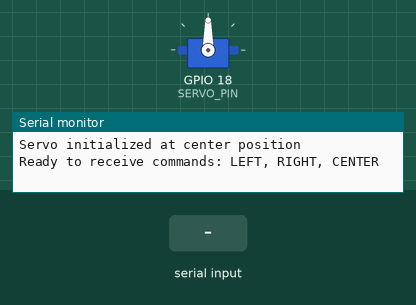
Simulated run of this sketch. Board: ESP32. On the bench: servo, the last lines printed to the serial monitor. The inputs (shaded band) are chosen by the test bench.

Above: at 1.2 s.
1.3 s: "TEST\n" received over Serial
At 5.4 s:
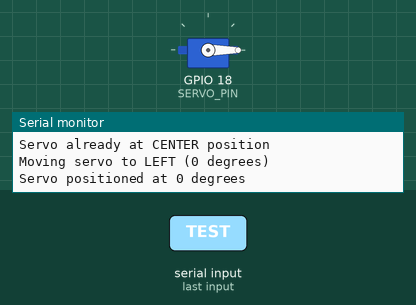
At 10.1 s:
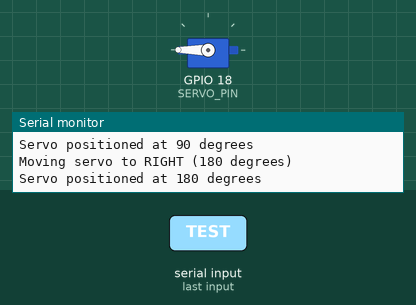
Timing chart, 0 to 13.2 s (numbered marks = the images above; inputs shaded):
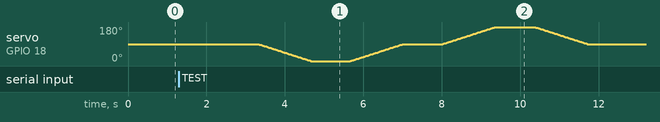

The sketch:

esp32_servo_control.ino
```cpp
/*
  ESP32 Servo Control for Seed Sorting

  This code receives commands via Serial to control a servo motor:
  - "LEFT" - Move servo 90 degrees left (bad seeds)
  - "RIGHT" - Move servo 90 degrees right (good seeds)
  - "CENTER" - Move servo to center position

  Hardware connections:
  - Servo signal pin: GPIO 18
  - Servo VCC: 5V or 3.3V (depending on servo)
  - Servo GND: GND
*/

#include <ESP32Servo.h>

// Servo configuration
Servo sorterServo;
const int SERVO_PIN = 18;  // GPIO pin for servo control

// Servo positions (in degrees)
const int CENTER_POS = 90;   // Center position
const int LEFT_POS = 0;      // 90 degrees left (bad seeds)
const int RIGHT_POS = 180;   // 90 degrees right (good seeds)

// Auto-return timing
const int RETURN_DELAY = 1500;  // Time in ms before returning to center
unsigned long lastMoveTime = 0;
bool autoReturnEnabled = false;

// Current servo position
int currentPosition = CENTER_POS;

// Serial communication
String command = "";
bool commandComplete = false;

void setup() {
  // Initialize serial communication
  Serial.begin(115200);
  Serial.println("ESP32 Servo Control for Seed Sorting - Starting...");

  // Attach servo to pin
  sorterServo.attach(SERVO_PIN);

  // Move servo to center position
  sorterServo.write(CENTER_POS);
  currentPosition = CENTER_POS;

  Serial.println("Servo initialized at center position");
  Serial.println("Ready to receive commands: LEFT, RIGHT, CENTER");

  // Reserve string space for commands
  command.reserve(20);
}

void loop() {
  // Check for incoming serial data
  if (Serial.available()) {
    char inChar = (char)Serial.read();

    if (inChar == '\n') {
      commandComplete = true;
    } else {
      command += inChar;
    }
  }

  // Process complete command
  if (commandComplete) {
    processCommand(command);
    command = "";
    commandComplete = false;
  }

  // Auto-return to center after delay
  if (autoReturnEnabled && millis() - lastMoveTime >= RETURN_DELAY) {
    if (currentPosition != CENTER_POS) {
      moveServo(CENTER_POS, "CENTER (Auto-return)");
    }
    autoReturnEnabled = false;
  }

  delay(10);  // Small delay for stability
}

void processCommand(String cmd) {
  cmd.trim();  // Remove whitespace
  cmd.toUpperCase();  // Convert to uppercase

  Serial.print("Received command: ");
  Serial.println(cmd);
    if (cmd == "LEFT") {
    moveServo(LEFT_POS, "LEFT (Bad Seed)");
    autoReturnEnabled = true;
    lastMoveTime = millis();
  }
  else if (cmd == "RIGHT") {
    moveServo(RIGHT_POS, "RIGHT (Good Seed)");
    autoReturnEnabled = true;
    lastMoveTime = millis();
  }
  else if (cmd == "CENTER") {
    moveServo(CENTER_POS, "CENTER");
    autoReturnEnabled = false;  // Disable auto-return when manually centered
  }
  else {
    Serial.print("Unknown command: ");
    Serial.println(cmd);
    Serial.println("Valid commands: LEFT, RIGHT, CENTER");
  }
}

void moveServo(int targetPosition, String description) {
  if (targetPosition != currentPosition) {
    Serial.print("Moving servo to ");
    Serial.print(description);
    Serial.print(" (");
    Serial.print(targetPosition);
    Serial.println(" degrees)");

    // Smooth movement to target position
    int step = (targetPosition > currentPosition) ? 1 : -1;

    for (int pos = currentPosition; pos != targetPosition; pos += step) {
      sorterServo.write(pos);
      delay(15);  // Adjust speed of movement (lower = faster)
    }

    // Ensure we reach exact target position
    sorterServo.write(targetPosition);
    currentPosition = targetPosition;

    Serial.print("Servo positioned at ");
    Serial.print(targetPosition);
    Serial.println(" degrees");
  } else {
    Serial.print("Servo already at ");
    Serial.print(description);
    Serial.println(" position");
  }
}

void testSequence() {
  // Test function to verify servo movement
  Serial.println("Starting servo test sequence...");

  moveServo(CENTER_POS, "CENTER");
  delay(1000);

  moveServo(LEFT_POS, "LEFT");
  delay(1000);

  moveServo(CENTER_POS, "CENTER");
  delay(1000);

  moveServo(RIGHT_POS, "RIGHT");
  delay(1000);

  moveServo(CENTER_POS, "CENTER");
  delay(1000);

  Serial.println("Test sequence complete");
}

// Function to call from serial monitor for testing
// Send "TEST" to run test sequence
void serialEvent() {
  if (Serial.available()) {
    String testCmd = Serial.readString();
    testCmd.trim();
    testCmd.toUpperCase();

    if (testCmd == "TEST") {
      testSequence();
    }
  }
}
```
